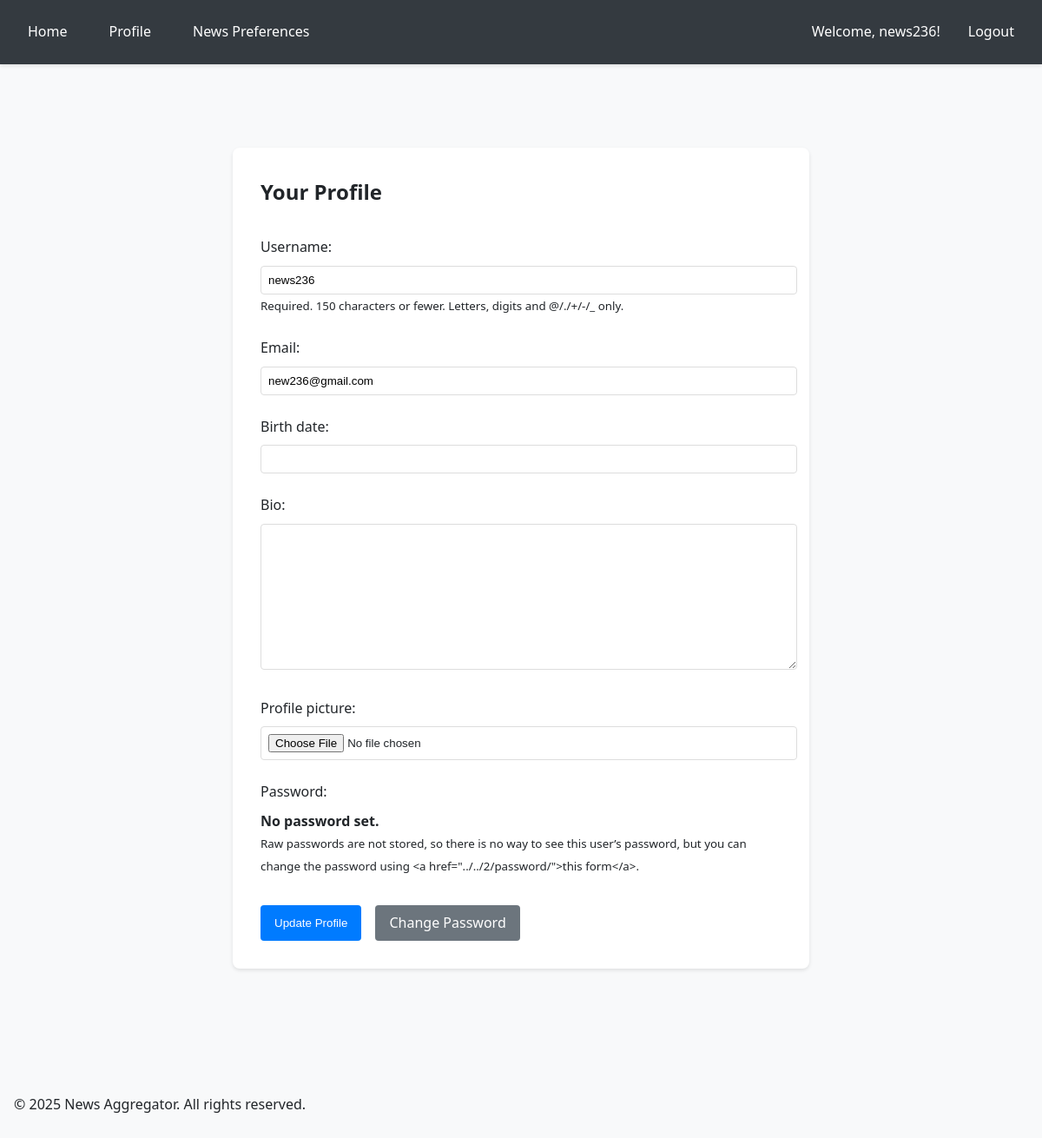
The app's page /accounts/profile/ (signed in) with its own data.
### accounts/models.py (models this page shows, shortened)
class CustomUser(AbstractUser):
    email = models.EmailField(unique=True)
    bio = models.TextField(max_length=500, blank=True)
    birth_date = models.DateField(null=True, blank=True)
    profile_picture = models.ImageField(upload_to='profile_pics/', null=True, blank=True)
    USERNAME_FIELD = 'email'
    REQUIRED_FIELDS = ['username']

### accounts/views.py (the view)
# urls.py: path('profile/', views.profile, name='profile'),
@login_required
def profile(request):
    if request.method == 'POST':
        form = CustomUserChangeForm(request.POST, request.FILES, instance=request.user)
        if form.is_valid():
            form.save()
            messages.success(request, 'Profile updated successfully!')
            return redirect('accounts:profile')
    else:
        form = CustomUserChangeForm(instance=request.user)
    return render(request, 'accounts/profile.html', {'form': form})

### accounts/forms.py
class CustomUserChangeForm(UserChangeForm):
    class Meta:
        model = CustomUser
        fields = ('username', 'email', 'birth_date', 'bio', 'profile_picture')

### accounts/templates/accounts/profile.html (shortened to what this page needs)
{% extends "base.html" %}
{% block content %}
<div class="container">
    <div class="profile-container">
        <div class="profile-header">
            <h2>Your Profile</h2>
        </div>
        <form method="post" enctype="multipart/form-data" novalidate>
            {% for field in form %}
            <div class="form-group">
                {{ field.label_tag }}
                {{ field }}
                {% if field.help_text %}
                <small class="form-text text-muted">{{ field.help_text }}</small>
                {% endif %}
            </div>
            {% endfor %}
            <div class="button-group">
                <button type="submit" class="btn btn-primary">Update Profile</button>
                <a href="{% url 'accounts:password_reset' %}" class="btn btn-secondary">Change Password</a>
            </div>
        </form>
    </div>
</div>
{% endblock %}

### templates/base.html (shortened to what this page needs)
{% load static %}
<!DOCTYPE html>
<html lang="en">
<head>
    <link rel="stylesheet" href="https://cdnjs.cloudflare.com/ajax/libs/font-awesome/6.5.1/css/all.min.css">
</head>
<body>
    <header>
        <nav>
            <div class="nav-left">
                <a href="{% url 'news:index' %}">Home</a>
                {% if user.is_authenticated %}
                <a href="{% url 'accounts:profile' %}">Profile</a>
                <a href="{% url 'accounts:preferences' %}">News Preferences</a>
                {% endif %}
            </div>
            <div class="nav-right">
                {% if user.is_authenticated %}
                <span>Welcome, {{ user.username }}!</span>
                <a href="{% url 'accounts:logout' %}">Logout</a>
                {% else %}
                <a href="{% url 'accounts:login' %}">Login</a>
                <a href="{% url 'accounts:register' %}">Register</a>
                {% endif %}
            </div>
        </nav>
    </header>
    <div class="container">
        {% block content %}{% endblock %}
    </div>
    <footer>
        <div class="container">
            <p>&copy; {% now "Y" %} News Aggregator. All rights reserved.</p>
        </div>
    </footer>
</body>
</html>

### templates/base.html (style rules this page uses)
:root { --primary-color: #007bff; --secondary-color: #6c757d; --background-color: #f8f9fa; --text-color: #212529; --border-color: #dee2e6; }
body { font-family: 'Segoe UI', Tahoma, Geneva, Verdana, sans-serif; margin: 0; padding: 0; background-color: var(--background-color); color: var(--text-color); line-height: 1.6; }
header { background-color: #343a40; color: white; padding: 1rem 0; box-shadow: 0 2px 4px rgba(0, 0, 0, 0.1); }
nav { display: flex; justify-content: space-between; align-items: center; max-width: 1200px; margin: 0 auto; padding: 0 1rem; }
nav a { color: white; text-decoration: none; padding: 0.5rem 1rem; border-radius: 4px; transition: background-color 0.3s; }
.nav-left, .nav-right { display: flex; align-items: center; gap: 1rem; }
.container { max-width: 1200px; margin: 0 auto; padding: 2rem 1rem; }

### accounts/templates/accounts/profile.html (style rules this page uses)
.profile-container { max-width: 600px; margin: 2rem auto; padding: 2rem; background: #fff; border-radius: 8px; box-shadow: 0 2px 4px rgba(0, 0, 0, 0.1); }
.profile-header { display: flex; align-items: center; margin-bottom: 2rem; }
.profile-header h2 { margin: 0; margin-right: 1rem; }
.form-group { margin-bottom: 1.5rem; }
.form-group label { display: block; margin-bottom: 0.5rem; font-weight: 500; }
.form-group input, .form-group textarea { width: 100%; padding: 0.5rem; border: 1px solid #ddd; border-radius: 4px; }
.button-group { display: flex; gap: 1rem; margin-top: 2rem; }
.btn { padding: 0.5rem 1rem; border: none; border-radius: 4px; cursor: pointer; font-weight: 500; }
.btn-primary { background-color: #007bff; color: white; }
.btn-secondary { background-color: #6c757d; color: white; text-decoration: none; }

### records on screen
CustomUser: username "news236", form "news236" "new236@gmail.com" "No password set."

### other values on screen
{{ field.label_tag }} "Username:" "Email:" "Birth date:" "Bio:" "Profile picture:" "Password:"
{{ field.help_text }} "Required. 150 characters or fewer. Letters, digits and @/./+/-/_ only." "Raw passwords are not stored, so there is no way to see this user’s password, but you can change the password using <a href=\"../../2/password/\">this form</a>."
